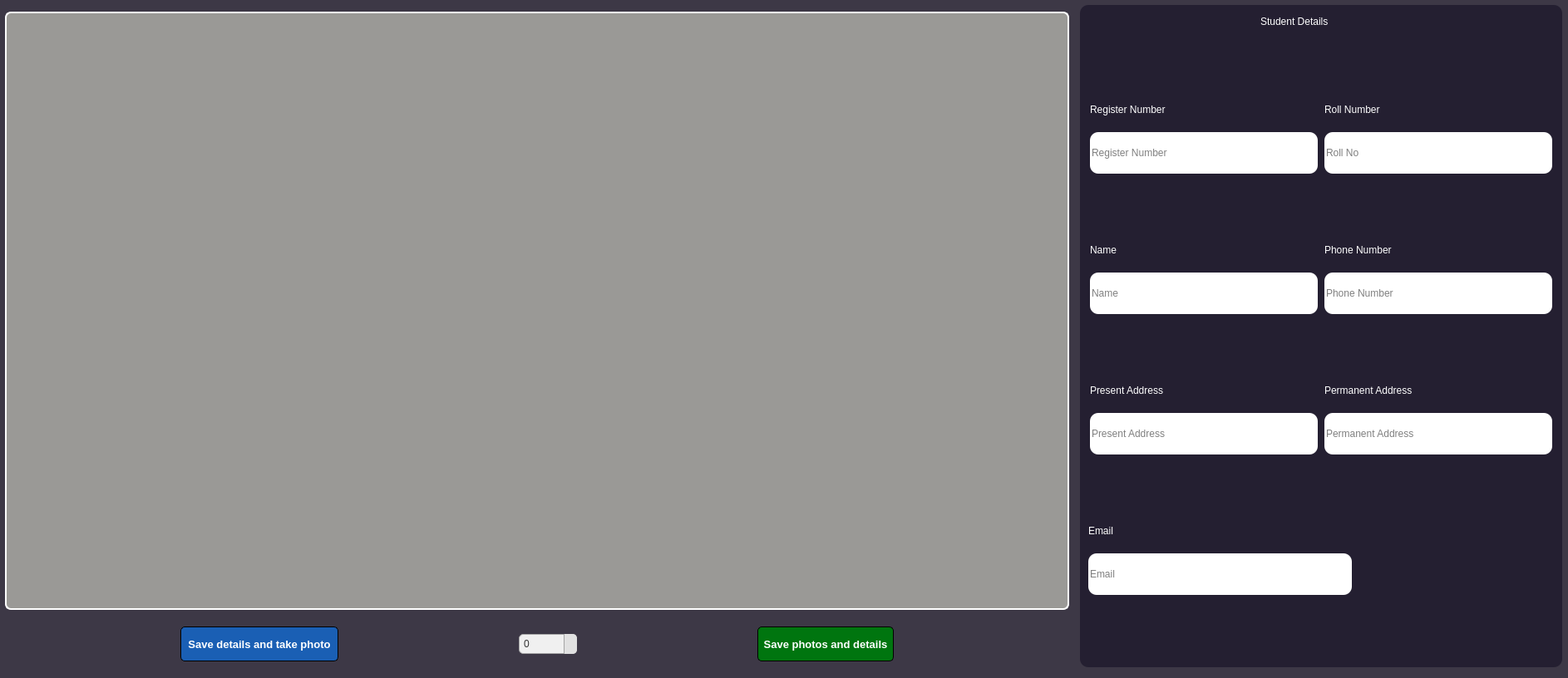
<?xml version="1.0" encoding="UTF-8"?>
<ui version="4.0">
 <class>MainWindow</class>
 <widget class="QMainWindow" name="MainWindow">
  <property name="geometry">
   <rect>
    <x>0</x>
    <y>0</y>
    <width>1886</width>
    <height>816</height>
   </rect>
  </property>
  <property name="sizePolicy">
   <sizepolicy hsizetype="Fixed" vsizetype="Fixed">
    <horstretch>0</horstretch>
    <verstretch>0</verstretch>
   </sizepolicy>
  </property>
  <property name="windowTitle">
   <string>MainWindow</string>
  </property>
  <property name="styleSheet">
   <string notr="true">background-color: rgb(61, 56, 70);
</string>
  </property>
  <widget class="QWidget" name="centralwidget">
   <widget class="QWidget" name="horizontalLayoutWidget">
    <property name="geometry">
     <rect>
      <x>0</x>
      <y>0</y>
      <width>1886</width>
      <height>811</height>
     </rect>
    </property>
    <layout class="QHBoxLayout" name="horizontalLayout">
     <item>
      <layout class="QVBoxLayout" name="verticalLayout">
       <property name="spacing">
        <number>6</number>
       </property>
       <property name="leftMargin">
        <number>5</number>
       </property>
       <property name="rightMargin">
        <number>0</number>
       </property>
       <item>
        <widget class="QGraphicsView" name="graphicsView">
         <property name="sizePolicy">
          <sizepolicy hsizetype="Fixed" vsizetype="Fixed">
           <horstretch>0</horstretch>
           <verstretch>0</verstretch>
          </sizepolicy>
         </property>
         <property name="minimumSize">
          <size>
           <width>1280</width>
           <height>720</height>
          </size>
         </property>
         <property name="maximumSize">
          <size>
           <width>1280</width>
           <height>720</height>
          </size>
         </property>
         <property name="styleSheet">
          <string notr="true">border-color: rgb(255, 255, 255);
border: 2px solid rgb(255, 255, 255);
background-color: rgb(154, 153, 150);
border-radius: 7px;</string>
         </property>
        </widget>
       </item>
       <item>
        <layout class="QHBoxLayout" name="horizontalLayout_6">
         <item>
          <widget class="QPushButton" name="pushButton">
           <property name="sizePolicy">
            <sizepolicy hsizetype="Fixed" vsizetype="Fixed">
             <horstretch>0</horstretch>
             <verstretch>0</verstretch>
            </sizepolicy>
           </property>
           <property name="minimumSize">
            <size>
             <width>190</width>
             <height>42</height>
            </size>
           </property>
           <property name="maximumSize">
            <size>
             <width>190</width>
             <height>42</height>
            </size>
           </property>
           <property name="font">
            <font>
             <pointsize>10</pointsize>
             <bold>true</bold>
            </font>
           </property>
           <property name="autoFillBackground">
            <bool>false</bool>
           </property>
           <property name="styleSheet">
            <string notr="true">QPushButton#pushButton {
	color: rgb(255, 255, 255);
	border-radius: 5px;
	border: 1px solid rgb(0, 0, 0);  /* Optional: Adds a border */
	background-color: rgb(26, 95, 180);  /* Set your background color */
}

QPushButton#pushButton:hover {
	background-color: rgb(38, 134, 252);
}
</string>
           </property>
           <property name="text">
            <string>Save details and take photo</string>
           </property>
          </widget>
         </item>
         <item>
          <widget class="QSpinBox" name="spinBox">
           <property name="maximumSize">
            <size>
             <width>70</width>
             <height>16777215</height>
            </size>
           </property>
           <property name="styleSheet">
            <string notr="true">QSpinBox {
    background-color: #f0f0f0; /* Light grey background */
    color: #333333; /* Dark text */
    border: 1px solid #a6a6a6; /* Grey border */
    border-radius: 5px; /* Rounded corners */
    padding: 3px;
}

QSpinBox::up-button {
	border-top-right-radius: 5px;
    subcontrol-origin: border;
    subcontrol-position: top right; /* Position the up button */
    width: 15px;
    border-left: 1px solid #a6a6a6;
    background-color: #e1e1e1;
}

QSpinBox::down-button {
	border-bottom-right-radius: 5px;
    subcontrol-origin: border;
    subcontrol-position: bottom right; /* Position the down button */
    width: 15px;
    border-left: 1px solid #a6a6a6;
    background-color: #e1e1e1;
}

QSpinBox::up-arrow {
    image: url(./icons/up_arrow.png);
    width: 7px;
    height: 7px;
}

QSpinBox::down-arrow  {
    image: url(./icons/down_arrow.png);
    width: 7px;
    height: 7px;
}
</string>
           </property>
          </widget>
         </item>
         <item>
          <widget class="QPushButton" name="pushButton_2">
           <property name="sizePolicy">
            <sizepolicy hsizetype="Fixed" vsizetype="Fixed">
             <horstretch>0</horstretch>
             <verstretch>0</verstretch>
            </sizepolicy>
           </property>
           <property name="minimumSize">
            <size>
             <width>164</width>
             <height>42</height>
            </size>
           </property>
           <property name="maximumSize">
            <size>
             <width>164</width>
             <height>42</height>
            </size>
           </property>
           <property name="font">
            <font>
             <pointsize>10</pointsize>
             <bold>true</bold>
            </font>
           </property>
           <property name="autoFillBackground">
            <bool>false</bool>
           </property>
           <property name="styleSheet">
            <string notr="true">QPushButton#pushButton_2 {
	color: rgb(255, 255, 255);
	border-radius: 5px;
	border: 1px solid rgb(0, 0, 0);  /* Optional: Adds a border */
	background-color: rgb(0, 117, 15);
}
QPushButton#pushButton_2:hover {
	background-color: rgb(4, 219, 32);
}
</string>
           </property>
           <property name="text">
            <string>Save photos and details</string>
           </property>
          </widget>
         </item>
        </layout>
       </item>
      </layout>
     </item>
     <item>
      <layout class="QVBoxLayout" name="verticalLayout_2">
       <property name="leftMargin">
        <number>6</number>
       </property>
       <property name="topMargin">
        <number>6</number>
       </property>
       <property name="rightMargin">
        <number>6</number>
       </property>
       <property name="bottomMargin">
        <number>6</number>
       </property>
       <item alignment="Qt::AlignTop">
        <widget class="QWidget" name="widget" native="true">
         <property name="sizePolicy">
          <sizepolicy hsizetype="Fixed" vsizetype="Fixed">
           <horstretch>0</horstretch>
           <verstretch>0</verstretch>
          </sizepolicy>
         </property>
         <property name="minimumSize">
          <size>
           <width>580</width>
           <height>797</height>
          </size>
         </property>
         <property name="maximumSize">
          <size>
           <width>77</width>
           <height>78</height>
          </size>
         </property>
         <property name="styleSheet">
          <string notr="true">border-radius: 10px;
background-color: rgb(36, 31, 49);



</string>
         </property>
         <widget class="QLabel" name="label">
          <property name="geometry">
           <rect>
            <x>217</x>
            <y>10</y>
            <width>150</width>
            <height>20</height>
           </rect>
          </property>
          <property name="styleSheet">
           <string notr="true">color: white;
font: 900 15pt &quot;Segoe UI Black&quot;;
</string>
          </property>
          <property name="text">
           <string>Student Details</string>
          </property>
         </widget>
         <widget class="QWidget" name="verticalLayoutWidget_3">
          <property name="geometry">
           <rect>
            <x>10</x>
            <y>40</y>
            <width>561</width>
            <height>751</height>
           </rect>
          </property>
          <layout class="QVBoxLayout" name="formLayout">
           <item>
            <layout class="QHBoxLayout" name="row_1">
             <item>
              <layout class="QVBoxLayout" name="cell_1">
               <property name="spacing">
                <number>20</number>
               </property>
               <item>
                <widget class="QLabel" name="label_2">
                 <property name="sizePolicy">
                  <sizepolicy hsizetype="Fixed" vsizetype="Fixed">
                   <horstretch>0</horstretch>
                   <verstretch>0</verstretch>
                  </sizepolicy>
                 </property>
                 <property name="styleSheet">
                  <string notr="true">font: 900 14pt &quot;Segoe UI Black&quot;;
color: rgb(255, 255, 255)</string>
                 </property>
                 <property name="text">
                  <string>Register Number</string>
                 </property>
                </widget>
               </item>
               <item>
                <widget class="QLineEdit" name="lineEdit">
                 <property name="sizePolicy">
                  <sizepolicy hsizetype="Fixed" vsizetype="Fixed">
                   <horstretch>0</horstretch>
                   <verstretch>0</verstretch>
                  </sizepolicy>
                 </property>
                 <property name="maximumSize">
                  <size>
                   <width>274</width>
                   <height>50</height>
                  </size>
                 </property>
                 <property name="styleSheet">
                  <string notr="true">color: rgb(0, 0, 0);
text-align: center;
background-color: rgb(255, 255, 255);
border-radius: 10px;
font: 12pt &quot;Segoe UI&quot;;
</string>
                 </property>
                 <property name="placeholderText">
                  <string>Register Number</string>
                 </property>
                 <property name="clearButtonEnabled">
                  <bool>true</bool>
                 </property>
                </widget>
               </item>
              </layout>
             </item>
             <item>
              <layout class="QVBoxLayout" name="cell_2">
               <property name="spacing">
                <number>20</number>
               </property>
               <item>
                <widget class="QLabel" name="label_4">
                 <property name="sizePolicy">
                  <sizepolicy hsizetype="Fixed" vsizetype="Fixed">
                   <horstretch>0</horstretch>
                   <verstretch>0</verstretch>
                  </sizepolicy>
                 </property>
                 <property name="styleSheet">
                  <string notr="true">font: 900 14pt &quot;Segoe UI Black&quot;;
color: rgb(255, 255, 255)</string>
                 </property>
                 <property name="text">
                  <string>Roll Number</string>
                 </property>
                </widget>
               </item>
               <item>
                <widget class="QLineEdit" name="lineEdit_3">
                 <property name="sizePolicy">
                  <sizepolicy hsizetype="Fixed" vsizetype="Fixed">
                   <horstretch>0</horstretch>
                   <verstretch>0</verstretch>
                  </sizepolicy>
                 </property>
                 <property name="maximumSize">
                  <size>
                   <width>274</width>
                   <height>50</height>
                  </size>
                 </property>
                 <property name="styleSheet">
                  <string notr="true">color: rgb(0, 0, 0);
text-align: center;
background-color: rgb(255, 255, 255);
border-radius: 10px;
font: 12pt &quot;Segoe UI&quot;;
</string>
                 </property>
                 <property name="placeholderText">
                  <string>Roll No</string>
                 </property>
                 <property name="clearButtonEnabled">
                  <bool>true</bool>
                 </property>
                </widget>
               </item>
              </layout>
             </item>
            </layout>
           </item>
           <item>
            <layout class="QHBoxLayout" name="row_2">
             <item>
              <layout class="QVBoxLayout" name="cell_3">
               <property name="spacing">
                <number>20</number>
               </property>
               <item>
                <widget class="QLabel" name="label_5">
                 <property name="sizePolicy">
                  <sizepolicy hsizetype="Fixed" vsizetype="Fixed">
                   <horstretch>0</horstretch>
                   <verstretch>0</verstretch>
                  </sizepolicy>
                 </property>
                 <property name="styleSheet">
                  <string notr="true">font: 900 14pt &quot;Segoe UI Black&quot;;
color: rgb(255, 255, 255)</string>
                 </property>
                 <property name="text">
                  <string>Name</string>
                 </property>
                </widget>
               </item>
               <item>
                <widget class="QLineEdit" name="lineEdit_4">
                 <property name="sizePolicy">
                  <sizepolicy hsizetype="Fixed" vsizetype="Fixed">
                   <horstretch>0</horstretch>
                   <verstretch>0</verstretch>
                  </sizepolicy>
                 </property>
                 <property name="maximumSize">
                  <size>
                   <width>274</width>
                   <height>50</height>
                  </size>
                 </property>
                 <property name="styleSheet">
                  <string notr="true">color: rgb(0, 0, 0);
text-align: center;
background-color: rgb(255, 255, 255);
border-radius: 10px;
font: 12pt &quot;Segoe UI&quot;;
</string>
                 </property>
                 <property name="placeholderText">
                  <string>Name</string>
                 </property>
                 <property name="clearButtonEnabled">
                  <bool>true</bool>
                 </property>
                </widget>
               </item>
              </layout>
             </item>
             <item>
              <layout class="QVBoxLayout" name="cell_4">
               <property name="spacing">
                <number>20</number>
               </property>
               <item>
                <widget class="QLabel" name="label_6">
                 <property name="sizePolicy">
                  <sizepolicy hsizetype="Fixed" vsizetype="Fixed">
                   <horstretch>0</horstretch>
                   <verstretch>0</verstretch>
                  </sizepolicy>
                 </property>
                 <property name="styleSheet">
                  <string notr="true">font: 900 14pt &quot;Segoe UI Black&quot;;
color: rgb(255, 255, 255)</string>
                 </property>
                 <property name="text">
                  <string>Phone Number</string>
                 </property>
                </widget>
               </item>
               <item>
                <widget class="QLineEdit" name="lineEdit_5">
                 <property name="sizePolicy">
                  <sizepolicy hsizetype="Fixed" vsizetype="Fixed">
                   <horstretch>0</horstretch>
                   <verstretch>0</verstretch>
                  </sizepolicy>
                 </property>
                 <property name="maximumSize">
                  <size>
                   <width>274</width>
                   <height>50</height>
                  </size>
                 </property>
                 <property name="styleSheet">
                  <string notr="true">color: rgb(0, 0, 0);
text-align: center;
background-color: rgb(255, 255, 255);
border-radius: 10px;
font: 12pt &quot;Segoe UI&quot;;
</string>
                 </property>
                 <property name="placeholderText">
                  <string>Phone Number</string>
                 </property>
                 <property name="clearButtonEnabled">
                  <bool>true</bool>
                 </property>
                </widget>
               </item>
              </layout>
             </item>
            </layout>
           </item>
           <item>
            <layout class="QHBoxLayout" name="row_3">
             <item>
              <layout class="QVBoxLayout" name="cell_5">
               <property name="spacing">
                <number>20</number>
               </property>
               <item>
                <widget class="QLabel" name="label_7">
                 <property name="sizePolicy">
                  <sizepolicy hsizetype="Fixed" vsizetype="Fixed">
                   <horstretch>0</horstretch>
                   <verstretch>0</verstretch>
                  </sizepolicy>
                 </property>
                 <property name="styleSheet">
                  <string notr="true">font: 900 14pt &quot;Segoe UI Black&quot;;
color: rgb(255, 255, 255)</string>
                 </property>
                 <property name="text">
                  <string>Present Address</string>
                 </property>
                </widget>
               </item>
               <item>
                <widget class="QLineEdit" name="lineEdit_6">
                 <property name="sizePolicy">
                  <sizepolicy hsizetype="Fixed" vsizetype="Fixed">
                   <horstretch>0</horstretch>
                   <verstretch>0</verstretch>
                  </sizepolicy>
                 </property>
                 <property name="maximumSize">
                  <size>
                   <width>274</width>
                   <height>50</height>
                  </size>
                 </property>
                 <property name="styleSheet">
                  <string notr="true">color: rgb(0, 0, 0);
text-align: center;
background-color: rgb(255, 255, 255);
border-radius: 10px;
font: 12pt &quot;Segoe UI&quot;;
</string>
                 </property>
                 <property name="placeholderText">
                  <string>Present Address</string>
                 </property>
                 <property name="clearButtonEnabled">
                  <bool>true</bool>
                 </property>
                </widget>
               </item>
              </layout>
             </item>
             <item>
              <layout class="QVBoxLayout" name="cell_6">
               <property name="spacing">
                <number>20</number>
               </property>
               <item>
                <widget class="QLabel" name="label_8">
                 <property name="sizePolicy">
                  <sizepolicy hsizetype="Fixed" vsizetype="Fixed">
                   <horstretch>0</horstretch>
                   <verstretch>0</verstretch>
                  </sizepolicy>
                 </property>
                 <property name="styleSheet">
                  <string notr="true">font: 900 14pt &quot;Segoe UI Black&quot;;
color: rgb(255, 255, 255)</string>
                 </property>
                 <property name="text">
                  <string>Permanent Address</string>
                 </property>
                </widget>
               </item>
               <item>
                <widget class="QLineEdit" name="lineEdit_7">
                 <property name="sizePolicy">
                  <sizepolicy hsizetype="Fixed" vsizetype="Fixed">
                   <horstretch>0</horstretch>
                   <verstretch>0</verstretch>
                  </sizepolicy>
                 </property>
                 <property name="maximumSize">
                  <size>
                   <width>274</width>
                   <height>50</height>
                  </size>
                 </property>
                 <property name="styleSheet">
                  <string notr="true">color: rgb(0, 0, 0);
text-align: center;
background-color: rgb(255, 255, 255);
border-radius: 10px;
font: 12pt &quot;Segoe UI&quot;;
</string>
                 </property>
                 <property name="placeholderText">
                  <string>Permanent Address</string>
                 </property>
                 <property name="clearButtonEnabled">
                  <bool>true</bool>
                 </property>
                </widget>
               </item>
              </layout>
             </item>
            </layout>
           </item>
           <item>
            <layout class="QVBoxLayout" name="cell_8">
             <property name="spacing">
              <number>20</number>
             </property>
             <item>
              <widget class="QLabel" name="label_10">
               <property name="sizePolicy">
                <sizepolicy hsizetype="Fixed" vsizetype="Fixed">
                 <horstretch>0</horstretch>
                 <verstretch>0</verstretch>
                </sizepolicy>
               </property>
               <property name="styleSheet">
                <string notr="true">font: 900 14pt &quot;Segoe UI Black&quot;;
color: rgb(255, 255, 255)</string>
               </property>
               <property name="text">
                <string>Email</string>
               </property>
              </widget>
             </item>
             <item>
              <widget class="QLineEdit" name="lineEdit_9">
               <property name="sizePolicy">
                <sizepolicy hsizetype="Fixed" vsizetype="Fixed">
                 <horstretch>0</horstretch>
                 <verstretch>0</verstretch>
                </sizepolicy>
               </property>
               <property name="maximumSize">
                <size>
                 <width>317</width>
                 <height>50</height>
                </size>
               </property>
               <property name="styleSheet">
                <string notr="true">color: rgb(0, 0, 0);
text-align: center;
background-color: rgb(255, 255, 255);
border-radius: 10px;
font: 12pt &quot;Segoe UI&quot;;
</string>
               </property>
               <property name="placeholderText">
                <string>Email</string>
               </property>
               <property name="clearButtonEnabled">
                <bool>true</bool>
               </property>
              </widget>
             </item>
            </layout>
           </item>
          </layout>
         </widget>
        </widget>
       </item>
      </layout>
     </item>
    </layout>
   </widget>
  </widget>
 </widget>
 <resources/>
 <connections/>
</ui>
